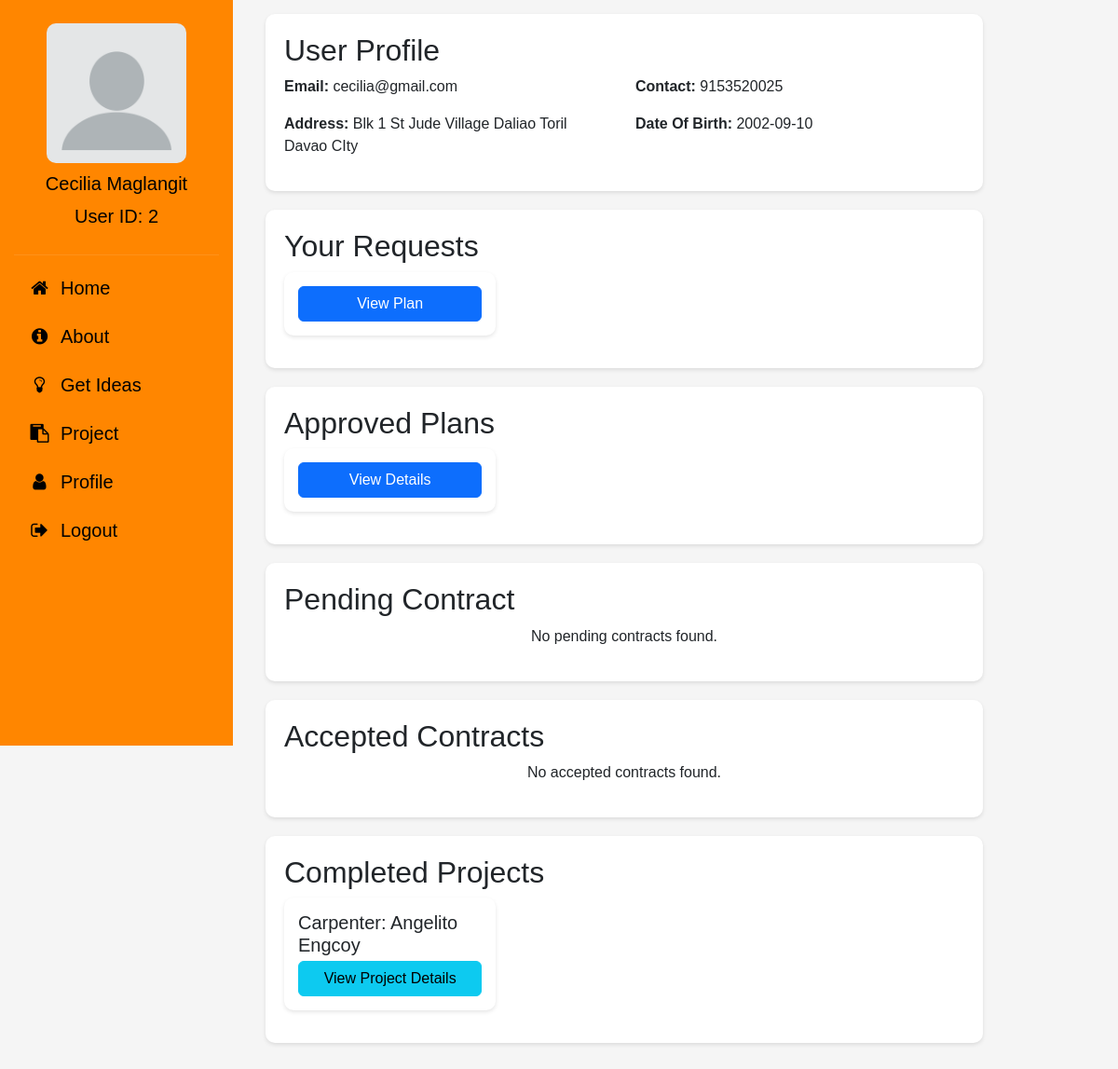
/userprofile.php (signed in), run on an earlier commit of the app's database.
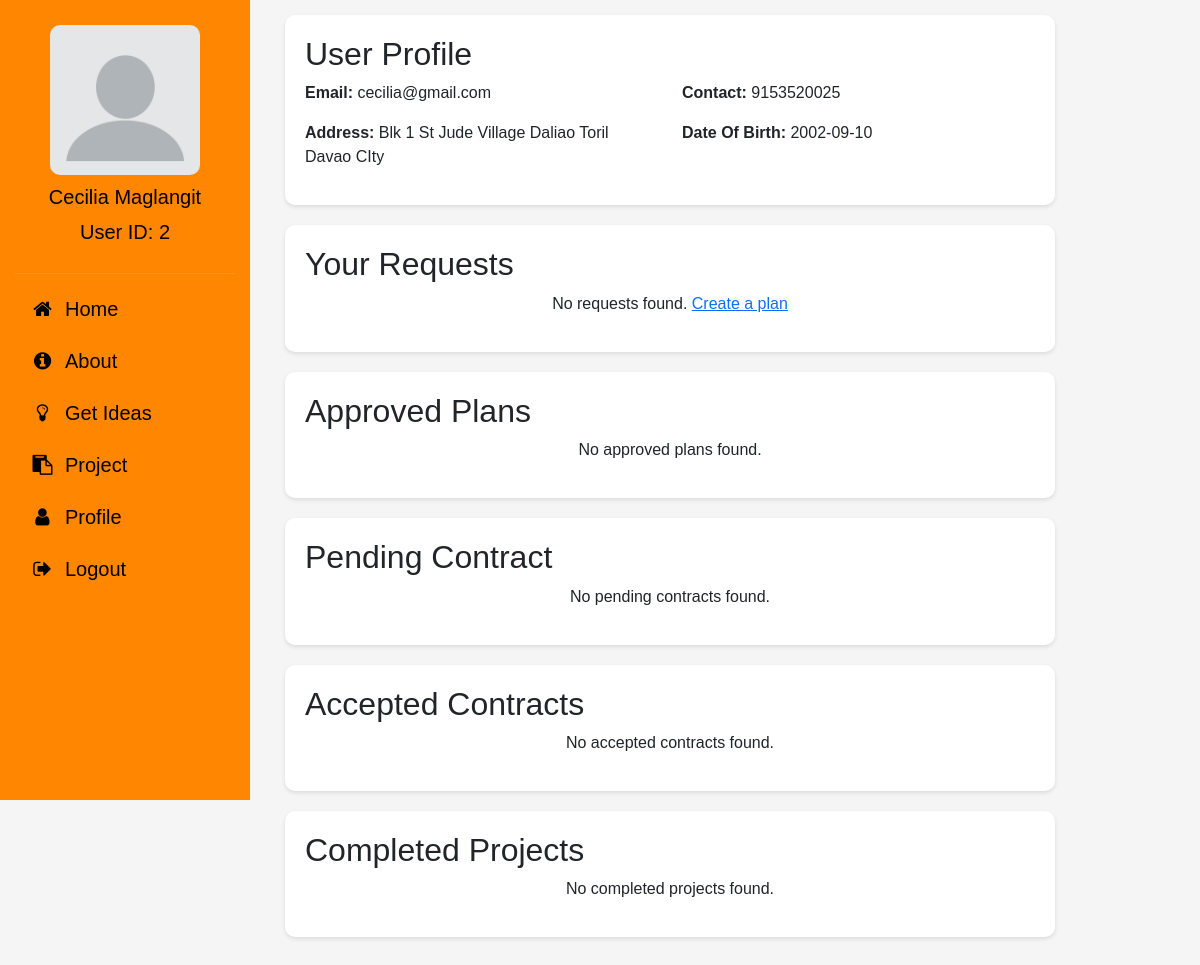
And on a later commit of the database.
### tables this page shows
CREATE TABLE `plan` (
  `plan_ID` int(11) NOT NULL,
  `User_ID` int(11) NOT NULL,
  `length_lot_area` varchar(255) NOT NULL,
  `width_lot_area` varchar(255) NOT NULL,
  `square_meter_lot` varchar(255) NOT NULL,
  `length_floor_area` varchar(255) NOT NULL,
  `width_floor_area` varchar(255) NOT NULL,
  `square_meter_floor` varchar(255) NOT NULL,
  `initial_budget` varchar(255) NOT NULL,
  `estimated_cost` varchar(255) NOT NULL,
  `start_date` date NOT NULL,
  `end_date` date NOT NULL,
  `type` varchar(255) NOT NULL,
  `more_details` longtext NOT NULL,
  `Photo` varchar(255) NOT NULL,
  `carpenter_limit` int(11) NOT NULL DEFAULT 1,
  `status` enum('open','closed') DEFAULT 'open',
  `views` int(11) DEFAULT 0
);

CREATE TABLE `plan_approval` (
  `approval_ID` int(11) NOT NULL,
  `plan_ID` int(11) NOT NULL,
  `carpenter_ID` int(11) NOT NULL,
  `total_score` int(11) DEFAULT 0,
  `scope_scores` text DEFAULT NULL,
  `site_scores` text DEFAULT NULL,
  `workforce_scores` text DEFAULT NULL,
  `client_responses` text DEFAULT NULL,
  `client_comments` text DEFAULT NULL,
  `evaluator_name` varchar(255) DEFAULT NULL,
  `evaluation_date` date DEFAULT NULL,
  `final_decision` varchar(50) DEFAULT NULL,
  `status` varchar(50) DEFAULT 'pending'
);

CREATE TABLE `project_turnover` (
  `turnover_id` int(11) NOT NULL,
  `contract_ID` int(11) DEFAULT NULL,
  `plan_ID` int(11) DEFAULT NULL,
  `task_id` int(11) DEFAULT NULL,
  `completed_task_id` int(11) DEFAULT NULL,
  `actual_completion_date` date DEFAULT NULL,
  `client_signature` varchar(255) DEFAULT NULL,
  `turnover_notes` text DEFAULT NULL,
  `supporting_documents` varchar(255) DEFAULT NULL,
  `confirmation_status` enum('pending','confirmed') DEFAULT 'pending',
  `client_feedback` text DEFAULT NULL,
  `created_at` timestamp NOT NULL DEFAULT current_timestamp(),
  `approved_by` int(11) DEFAULT NULL,
  `approved_at` timestamp NULL DEFAULT NULL,
  `turnedover_by` int(11) DEFAULT NULL
);

CREATE TABLE `carpenters` (
  `Carpenter_ID` int(11) NOT NULL,
  `First_Name` varchar(255) NOT NULL,
  `Last_Name` varchar(255) NOT NULL,
  `Phone_Number` bigint(11) NOT NULL,
  `Email` varchar(255) NOT NULL,
  `Address` varchar(255) NOT NULL,
  `Date_Of_Birth` date NOT NULL,
  `Experiences` varchar(255) NOT NULL,
  `Project_Completed` varchar(255) NOT NULL,
  `username` varchar(255) NOT NULL,
  `password` varchar(255) NOT NULL,
  `specialization` varchar(255) NOT NULL,
  `Photo` mediumblob NOT NULL
);

### userprofile.php (the view, shortened to what the changed rows need)
<?php
include('config.php');
$User_ID = $_SESSION['User_ID'];
?>
<!DOCTYPE html>
<html lang="en">
<head>
    <link rel="stylesheet" href="https://cdnjs.cloudflare.com/ajax/libs/font-awesome/4.7.0/css/font-awesome.min.css">
    <link href="https://cdn.jsdelivr.net/npm/bootstrap@5.3.0/dist/css/bootstrap.min.css" rel="stylesheet">
</head>
<body>
    <div class="main-content">
        <div class="info-card">
            <h2>User Profile</h2>
        </div>
        <div class="info-card">
            <h2>Your Requests</h2>
            <div class="row">
                <?php
                $query = "SELECT * FROM plan WHERE User_ID = ? AND status != 'closed'";
                $stmt = mysqli_prepare($conn, $query);
                mysqli_stmt_bind_param($stmt, "i", $User_ID);
                mysqli_stmt_execute($stmt);
                $result = mysqli_stmt_get_result($stmt);
                if ($result && mysqli_num_rows($result) > 0) {
                    while ($row = mysqli_fetch_assoc($result)) {
                        echo '<div class="col-md-4">';
                        echo '<div class="project-card">';
                        echo "<a href='userviewplan.php?plan_ID={$row['plan_ID']}' class='btn btn-primary w-100'>View Plan</a>";
                        echo '</div>';
                        echo '</div>';
                    }
                } else {
                    echo "<p class='text-center w-100'>No requests found. <a href='usercreateplan.php'>Create a plan</a></p>";
                }
                ?>
            </div>
        </div>
        <div class="info-card">
            <h2>Approved Plans</h2>
            <div class="row">
                <?php
                $query = "SELECT p.*, pa.* FROM plan p
                          JOIN plan_approval pa ON p.plan_ID = pa.plan_ID
                          WHERE p.User_ID = ?
                          GROUP BY p.plan_ID";
                $stmt = mysqli_prepare($conn, $query);
                mysqli_stmt_bind_param($stmt, "i", $User_ID);
                mysqli_stmt_execute($stmt);
                $result = mysqli_stmt_get_result($stmt);
                if ($result && mysqli_num_rows($result) > 0) {
                    while ($row = mysqli_fetch_assoc($result)) {
                        echo '<div class="col-md-4">';
                        echo '<div class="project-card">';
                        echo "<a href='userviewapprovedplan.php?plan_ID={$row['plan_ID']}' class='btn btn-primary w-100'>View Details</a>";
                        echo '</div>';
                        echo '</div>';
                    }
                } else {
                    echo "<p class='text-center w-100'>No approved plans found.</p>";
                }
                ?>
            </div>
        </div>
        <div class="info-card">
            <h2>Pending Contract</h2>
        </div>
        <div class="info-card">
            <h2>Accepted Contracts</h2>
        </div>
        <div class="info-card">
            <h2>Completed Projects</h2>
            <div class="row">
                <?php
                $query = "SELECT p.*, c.First_Name AS carpenter_first, c.Last_Name AS carpenter_last,
                          co.contract_ID, pt.client_feedback, pt.confirmation_status
                          FROM plan p
                          JOIN contracts co ON p.plan_ID = co.plan_ID
                          JOIN carpenters c ON co.Carpenter_ID = c.Carpenter_ID
                          JOIN project_turnover pt ON co.contract_ID = pt.contract_ID
                          WHERE p.User_ID = ? AND co.status = 'completed'";
                $stmt = mysqli_prepare($conn, $query);
                mysqli_stmt_bind_param($stmt, "i", $User_ID);
                mysqli_stmt_execute($stmt);
                $result = mysqli_stmt_get_result($stmt);
                if ($result && mysqli_num_rows($result) > 0) {
                    while ($row = mysqli_fetch_assoc($result)) {
                        echo '<div class="col-md-4">';
                        echo '<div class="project-card">';
                        echo "<h5 style='margin-bottom: 5px;'>Carpenter: {$row['carpenter_first']} {$row['carpenter_last']}</h5>";
                        if (!empty($row['client_feedback']) && $row['confirmation_status'] == 'confirmed') {
                            echo "<a href='viewcompletedproject.php?contract_ID={$row['contract_ID']}' class='btn btn-info w-100'>View Project Details</a>";
                        } else {
                            echo "<a href='viewturnover.php?contract_ID={$row['contract_ID']}' class='btn btn-success w-100'>Review Project</a>";
                        }
                        echo '</div>';
                        echo '</div>';
                    }
                } else {
                    echo "<p class='text-center w-100'>No completed projects found.</p>";
                }
                ?>
            </div>
        </div>
    </div>
</body>
</html>

What changed in the data, as far as the page shows it:
removed project_turnover: turnedover_by.First_Name "Angelito", turnedover_by.Last_Name "Engcoy"
Also different on the page:
text now shown: "No requests found. Create a plan No approved plans found. No completed projects found."
